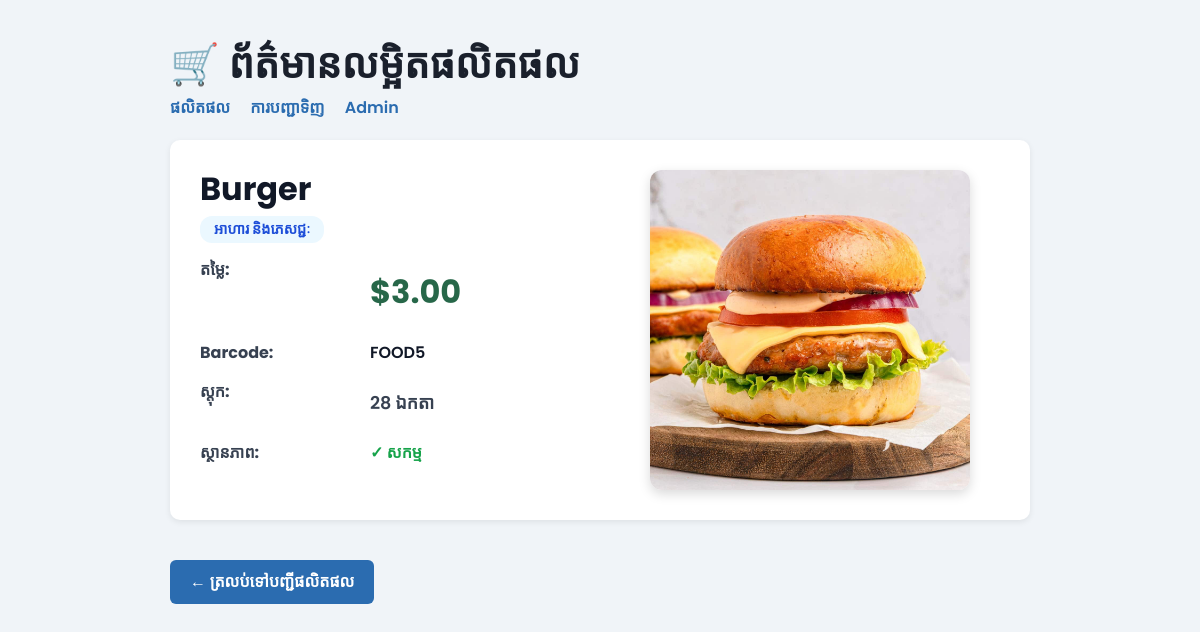
/sales/products/13/ (signed in), run on the app's committed database.
### sales/models.py (models this page shows, shortened)
class Product(models.Model):
    CATEGORY_CHOICES = [
        ('food',        'អាហារ និងភេសជ្ជៈ'),
        ('electronics', 'អេឡិចត្រូនិក'),
        ('clothing',    'សម្លៀកបំពាក់'),
        ('household',   'គ្រឿងសង្ហារឹម'),
        ('other',       'ផ្សេងៗ'),
    ]
    name       = models.CharField(max_length=200)
    category   = models.CharField(max_length=20, choices=CATEGORY_CHOICES)
    price      = models.DecimalField(max_digits=8, decimal_places=2)
    stock      = models.PositiveIntegerField(default=0)
    barcode    = models.CharField(max_length=50, unique=True, blank=True)
    image      = models.ImageField(
        upload_to='products/',
        blank=True,
        null=True
    )
    is_active  = models.BooleanField(default=True)
    class Meta:
        ordering = ['name']

### sales/views.py (the view)
# urls.py: path('products/<int:pk>/',     views.product_detail, name='product_detail'),
@login_required
def product_detail(request, pk):
    product = get_object_or_404(Product, pk=pk)
    return render(request, 'sales/product_detail.html', {'product': product})

### sales/templates/sales/product_detail.html (shortened to what this page needs)
<link href="https://cdn.jsdelivr.net/npm/bootstrap@5.3.3/dist/css/bootstrap.min.css" rel="stylesheet">
<!DOCTYPE html>
<html lang="km">
<head>
</head>
<body>
<h1>🛒 ព័ត៌មានលម្អិតផលិតផល</h1>
<nav>
    <a href="/sales/products/">ផលិតផល</a>
    <a href="/sales/orders/">ការបញ្ជាទិញ</a>
    <a href="/admin/">Admin</a>
</nav>
<div class="detail-card">
    <div class="left">
        <h2>{{ product.name }}</h2>
        <span class="badge">{{ product.get_category_display }}</span>
        <div class="info-row">
            <div class="info-label">តម្លៃ:</div>
            <div class="info-value">
                <p class="price">${{ product.price }}</p>
            </div>
        </div>
        {% if product.barcode %}
        <div class="info-row">
            <div class="info-label">Barcode:</div>
            <div class="info-value">{{ product.barcode }}</div>
        </div>
        {% endif %}
        <div class="info-row">
            <div class="info-label">ស្តុក:</div>
            <div class="info-value">
                {% if product.stock <= 5 %}
                    <p class="low">⚠️ ស្តុកទាប: {{ product.stock }}</p>
                {% else %}
                    <p class="stock">{{ product.stock }} ឯកតា</p>
                {% endif %}
            </div>
        </div>
        <div class="info-row">
            <div class="info-label">ស្ថានភាព:</div>
            <div class="info-value">
                {% if product.is_active %}
                    <span style="color:#16a34a;font-weight:700;">✓ សកម្ម</span>
                {% else %}
                    <span style="color:#dc2626;font-weight:700;">✗ អសកម្ម</span>
                {% endif %}
            </div>
        </div>
    </div>
    <div class="right">
        {% if product.image %}
            <img class="product-img"
                 src="{{ product.image.url }}"
                 alt="{{ product.name }}"
                 onclick="openLightbox(this)">
        {% else %}
            <div class="no-image">No Image</div>
        {% endif %}
    </div>
</div>
<a href="/sales/products/" class="back-link">← ត្រលប់ទៅបញ្ជីផលិតផល</a>
</body>
</html>

### sales/templates/sales/product_detail.html (style rules this page uses)
body { font-family: 'Poppins', sans-serif; max-width: 900px; margin: 40px auto; padding: 0 20px; background: #f0f4f8; font-weight: 500; }
h1 { color: #1a202c; font-weight: 700; }
h2 { font-weight: 700; color: #111827; }
nav a { margin-right: 16px; color: #2b6cb0; font-weight: 600; text-decoration: none; }
.detail-card { background: white; border-radius: 10px; padding: 30px; margin: 20px 0; box-shadow: 0 2px 6px rgba(0,0,0,0.08); display: flex; gap: 40px; align-items: flex-start; }
.left { flex: 1; }
.right { flex: 1; display: flex; justify-content: center; align-items: center; }
.product-img { max-width: 320px; border-radius: 12px; box-shadow: 0 4px 12px rgba(0,0,0,0.15); transition: transform 0.3s ease; cursor: zoom-in; }
.badge { display: inline-block; padding: 6px 14px; border-radius: 12px; font-size: 0.9em; background: #ebf8ff; color: #1d4ed8; font-weight: 700; }
.price { font-size: 2em; font-weight: 700; color: #276749; margin: 10px 0; }
.stock { font-size: 1.1em; color: #374151; font-weight: 600; margin: 10px 0; }
.info-row { margin: 15px 0; display: flex; gap: 20px; }
.info-label { font-weight: 700; color: #374151; min-width: 150px; }
.info-value { color: #111827; font-weight: 600; }
.back-link { display: inline-block; margin: 20px 0; padding: 10px 20px; background: #2b6cb0; color: white; text-decoration: none; border-radius: 6px; font-weight: 600; }

### data on the page
Product: name "Burger", category "អាហារ និងភេសជ្ជៈ", price "3.00", barcode "FOOD5", stock "28", image (picture)
